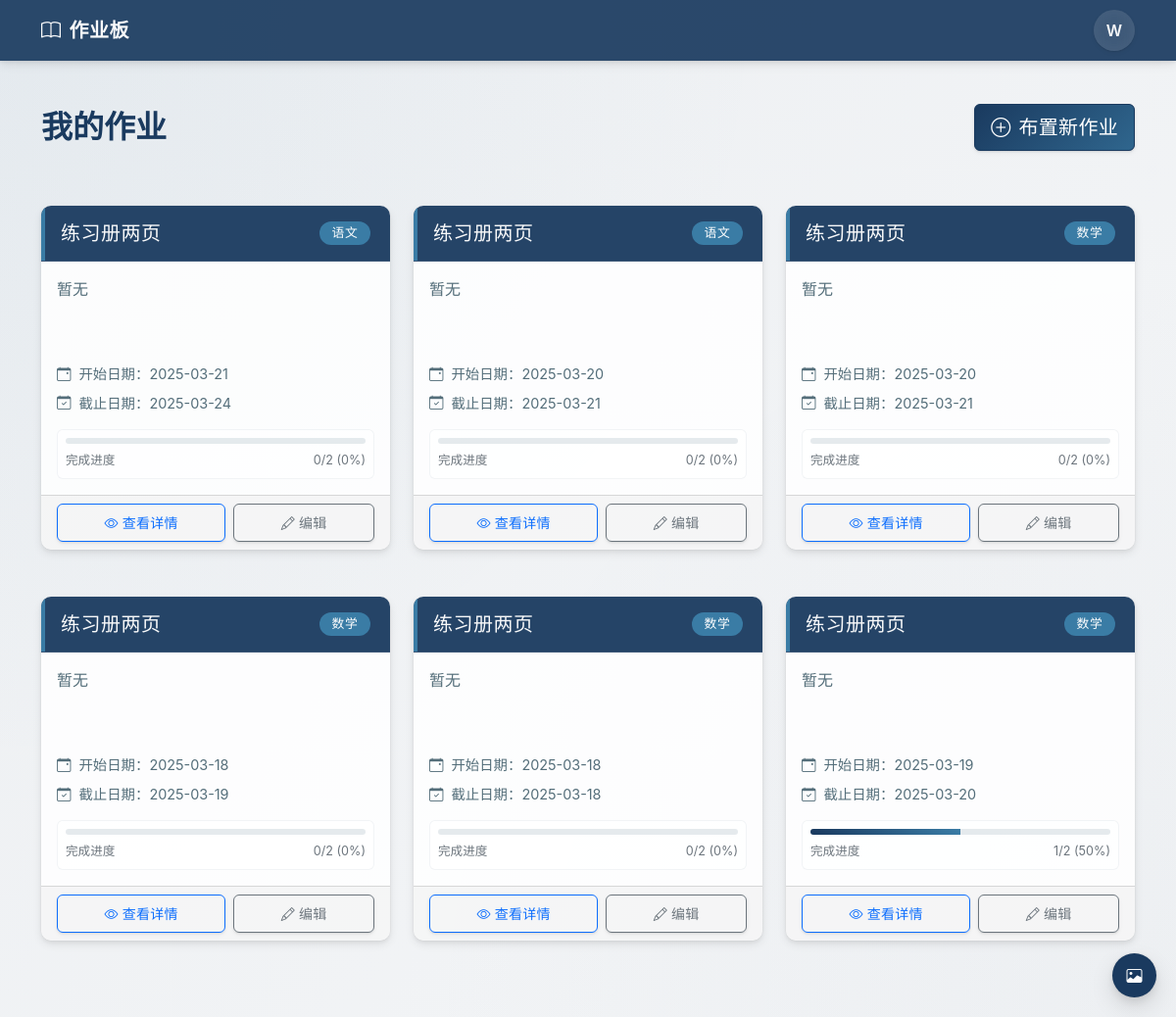
Screenshot of /dashboard/ (signed in) with the database file from the repository.
### board/models.py (models this page shows, shortened)
class User(AbstractUser):
    USER_TYPE_CHOICES = (
        ('admin', '管理员'),
        ('teacher', '老师'),
        ('student', '学生'),
    )
    user_type = models.CharField(max_length=10, choices=USER_TYPE_CHOICES, default='student')
    avatar = models.URLField(blank=True, null=True)
    student_id = models.CharField(max_length=10, blank=True, null=True, verbose_name='学号')
    hidden_subjects = models.ManyToManyField('Subject', blank=True, related_name='hidden_by_users')

class Assignment(models.Model):
    title = models.CharField(max_length=200)
    description = models.TextField()
    teacher = models.ForeignKey(User, on_delete=models.CASCADE, related_name='assignments')
    subject = models.ForeignKey(Subject, on_delete=models.CASCADE)
    start_date = models.DateField()
    end_date = models.DateField()
    created_at = models.DateTimeField(auto_now_add=True)
    class Meta:
        ordering = ['end_date']

class Subject(models.Model):
    name = models.CharField(max_length=20)

### board/views.py (the view)
# urls.py: path("dashboard/", views.dashboard, name="dashboard"),
@login_required
def dashboard(request):
    user = request.user
    if user.user_type == 'admin':
        return admin_dashboard(request)
    elif user.user_type == 'teacher':
        return teacher_dashboard(request)
    elif user.user_type == 'student':
        return student_dashboard(request)
    return redirect('login')

### board/views.py (called while the page is built)
def user_type_required(user_types):
    def decorator(view_func):
        @wraps(view_func)
        def wrapper(request, *args, **kwargs):
            if request.user.is_authenticated and request.user.user_type in user_types:
                return view_func(request, *args, **kwargs)
            return redirect('login')
        return wrapper
    return decorator

@user_type_required(['teacher'])
def teacher_dashboard(request):
    assignments = Assignment.objects.filter(teacher=request.user).order_by('-created_at')
    for assignment in assignments:
        completed_count = CompletionRecord.objects.filter(
            assignment=assignment,
            completed=True
        ).count()
        total_count = CompletionRecord.objects.filter(
            assignment=assignment
        ).count()
        assignment.completed_count = completed_count
        assignment.total_count = total_count
        assignment.completion_percentage = 0 if total_count == 0 else int((completed_count / total_count) * 100)
    return render(request, 'teacher_dashboard.html', {'assignments': assignments})

### templates/teacher_dashboard.html (shortened to what this page needs)
{% extends 'base.html' %}
{% load static %}
{% block extra_css %}
<link href="{% static 'css/teacher_dashboard.css' %}" rel="stylesheet">
{% endblock %}
{% block content %}
<div class="main-container"><div class="container py-4">
<div class="row mb-4">
    <div class="col-12">
        <div class="d-flex justify-content-between align-items-center dashboard-header">
            <h2 class="mb-0 dashboard-title">我的作业</h2>
            <a href="{% url 'create_assignment' %}" class="btn btn-primary btn-lg btn-icon">
                <i class="bi bi-plus-circle me-2"></i> 布置新作业
            </a>
        </div>
    </div>
</div>
{% if assignments %}
<div class="row g-4">
    {% for assignment in assignments %}
    <div class="col-md-6 col-lg-4 mb-4">
        <div class="card assignment-card h-100">
            <div class="card-header d-flex justify-content-between align-items-center">
                <h5 class="mb-0 text-truncate" title="{{ assignment.title }}">{{ assignment.title }}</h5>
                <span class="badge subject-badge">{{ assignment.subject.name }}</span>
            </div>
            <div class="card-body">
                <div class="description-box mb-3">
                    <p class="card-text">{{ assignment.description|truncatechars:100 }}</p>
                </div>
                <div class="assignment-meta">
                    <div class="assignment-date">
                        <i class="bi bi-calendar-event me-2"></i> 开始日期：{{ assignment.start_date|date:"Y-m-d" }}
                    </div>
                    <div class="assignment-date">
                        <i class="bi bi-calendar-check me-2"></i> 截止日期：{{ assignment.end_date|date:"Y-m-d" }}
                    </div>
                    <div class="mt-3">
                        {% if assignment.total_count > 0 %}
                        <div class="completion-wrapper">
                            <div class="progress" style="height: 6px;">
                                <div class="progress-bar" role="progressbar" style="width: {{ assignment.completion_percentage }}%"></div>
                            </div>
                            <div class="d-flex justify-content-between mt-2 text-muted small">
                                <span>完成进度</span>
                                <span>{{ assignment.completed_count }}/{{ assignment.total_count }} ({{ assignment.completion_percentage }}%)</span>
                            </div>
                        </div>
                        {% else %}
                        <div class="no-students-box">
                            <i class="bi bi-people"></i> 暂无学生
                        </div>
                        {% endif %}
                    </div>
                </div>
            </div>
            <div class="card-footer">
                <div class="d-flex assignment-actions">
                    <a href="{% url 'assignment_detail' assignment.id %}" class="btn btn-sm btn-outline-primary flex-grow-1 me-1 btn-icon">
                        <i class="bi bi-eye me-1"></i> 查看详情
                    </a>
                    <a href="{% url 'edit_assignment' assignment.id %}" class="btn btn-sm btn-outline-secondary flex-grow-1 ms-1 btn-icon">
                        <i class="bi bi-pencil me-1"></i> 编辑
                    </a>
                </div>
            </div>
        </div>
    </div>
    {% endfor %}
</div>
{% endif %}
</div></div>
{% endblock %}

### templates/base.html (shortened to what this page needs)
{% load static %}
<!DOCTYPE html>
<html lang="zh-CN">
<head>
    <link href="{% static 'css/bootstrap.min.css' %}" rel="stylesheet">
    <link rel="stylesheet" href="{% static 'icons/bootstrap-icons.min.css' %}">
    <link href="{% static 'css/base.css' %}" rel="stylesheet">
    {% block extra_css %}{% endblock %}
</head>
<body class="no-bg-selected">
    {% if user.is_authenticated %}
    <nav class="navbar navbar-expand-lg">
        <div class="container">
            <a class="navbar-brand" href="{% url 'dashboard' %}">
                <i class="bi bi-book me-2"></i> 作业板
            </a>
            <div class="ms-auto">
                <div class="dropdown">
                    <div class="user-avatar" id="userDropdown" data-bs-toggle="dropdown" aria-expanded="false">
                        {{ user.username|first|upper }}
                    </div>
                </div>
            </div>
        </div>
    </nav>
    {% endif %}
    {% block content %}{% endblock %}
    <div class="bg-selector">
        <button class="bg-selector-btn" id="bgSelectorBtn">
            <i class="bi bi-image"></i>
        </button>
    </div>
</body>
</html>

### static/css/base.css (style rules this page uses)
:root { --primary-color: #1a3a5f; --primary-hover: #254b78; --secondary-color: #f8f9fa; --accent-color: #3a7ca5; --success-color: #2e7d32; --warning-color: #ff9800; --danger-color: #c62828; --bg-color: #f8f9fa; --card-bg: rgba(255, 255, 255, 0.85); --card-bg-hover: rgba(255, 255, 255, 0.95); --text-primary: #2c3e50; --text-secondary: #546e7a; --text-light: #f8f9fa; --text-muted: #90a4ae; --glass-blur: 12px; --glass-opacity: 0.2; --transition-speed: 0.3s; --shadow-sm: 0 2px 5px rgba(0, 0, 0, 0.05), 0 1px 2px rgba(0, 0, 0, 0.1); --shadow-md: 0 4px 10px rgba(0, 0, 0, 0.08), 0 2px 5px rgba(0, 0, 0, 0.06), 0 0 1px rgba(0, 0, 0, 0.2); --shadow-lg: 0 10px 25px rgba(0, 0, 0, 0.12), 0 5px 10px rgba(0, 0, 0, 0.08), 0 0 2px rgba(0, 0, 0, 0.15); --shadow-inset: inset 0 1px 3px rgba(0, 0, 0, 0.1); --radius-sm: 6px; --radius-md: 10px; --radius-lg: 20px; --radius-xl: 30px; }
body { background-color: var(--bg-color); font-family: 'Noto Sans SC', -apple-system, BlinkMacSystemFont, 'Segoe UI', Roboto, sans-serif; color: var(--text-primary); min-height: 100vh; position: relative; background-attachment: fixed; background-size: cover; background-position: center; background-repeat: no-repeat; transition: background-image var(--transition-speed) ease; }
body.no-bg-selected { background-image: linear-gradient(135deg, rgba(26, 58, 95, 0.05) 0%, rgba(26, 58, 95, 0.02) 100%), radial-gradient(circle at left top, rgba(58, 124, 165, 0.05) 0%, transparent 50%), radial-gradient(circle at right bottom, rgba(26, 58, 95, 0.03) 0%, transparent 50%); }
.main-container { min-height: calc(100vh - 120px); padding-top: 20px; padding-bottom: 30px; position: relative; z-index: 2; }
.navbar { background-color: rgba(26, 58, 95, 0.92); backdrop-filter: blur(var(--glass-blur)); -webkit-backdrop-filter: blur(var(--glass-blur)); box-shadow: var(--shadow-md); position: sticky; top: 0; z-index: 1000; transition: all var(--transition-speed) ease; padding: 10px 0; }
.navbar-brand, .navbar-nav .nav-link { color: var(--text-light); transition: all var(--transition-speed) ease; }
.navbar-brand { font-weight: 700; letter-spacing: 0.5px; position: relative; display: flex; align-items: center; }
.navbar-brand:before { content: ''; position: absolute; bottom: -3px; left: 0; width: 0; height: 2px; background-color: var(--text-light); transition: width var(--transition-speed) ease; }
.card { background-color: var(--card-bg); backdrop-filter: blur(var(--glass-blur)); -webkit-backdrop-filter: blur(var(--glass-blur)); border: none; border-radius: var(--radius-md); box-shadow: var(--shadow-md); transition: all var(--transition-speed) ease; overflow: hidden; }
.card-header { background-color: rgba(26, 58, 95, 0.95); color: var(--text-light); border-bottom: none; padding: 1rem 1.25rem; font-weight: 500; letter-spacing: 0.5px; border-bottom: 1px solid rgba(255, 255, 255, 0.1); position: relative; overflow: hidden; }
.card-header:before { content: ''; position: absolute; top: 0; left: 0; width: 4px; height: 100%; background-color: var(--accent-color); }
.btn { transition: all var(--transition-speed) ease; border-radius: var(--radius-sm); font-weight: 500; letter-spacing: 0.3px; box-shadow: var(--shadow-sm); padding: 8px 16px; text-transform: capitalize; position: relative; overflow: hidden; }
.btn-primary { background-color: var(--primary-color); border-color: var(--primary-color); background-image: linear-gradient(135deg, var(--primary-color) 0%, var(--accent-color) 150%); }
.btn::after { content: ''; position: absolute; top: 50%; left: 50%; width: 5px; height: 5px; background: rgba(255, 255, 255, 0.5); opacity: 0; border-radius: 100%; transform: scale(1, 1) translate(-50%); transform-origin: 50% 50%; }
.user-avatar { width: 42px; height: 42px; border-radius: 50%; background-color: rgba(255, 255, 255, 0.15); backdrop-filter: blur(var(--glass-blur)); display: flex; align-items: center; justify-content: center; color: var(--text-light); font-weight: 600; cursor: pointer; box-shadow: var(--shadow-sm); transition: all var(--transition-speed) ease; }
.bg-selector { position: fixed; bottom: 20px; right: 20px; z-index: 999; }
.bg-selector-btn { width: 45px; height: 45px; border-radius: 50%; background-color: var(--primary-color); color: white; display: flex; align-items: center; justify-content: center; box-shadow: var(--shadow-lg); cursor: pointer; transition: all var(--transition-speed) ease; border: none; }

### rows the page displays
User: username|first "W"
Assignment: title "练习册两页", subject.name "语文", description "暂无", start_date "2025-03-21", end_date "2025-03-24", completed_count "0", total_count "2", completion_percentage "0"
Assignment: title "练习册两页", subject.name "语文", description "暂无", start_date "2025-03-20", end_date "2025-03-21", completed_count "0", total_count "2", completion_percentage "0"
Assignment: title "练习册两页", subject.name "数学", description "暂无", start_date "2025-03-20", end_date "2025-03-21", completed_count "0", total_count "2", completion_percentage "0"
Assignment: title "练习册两页", subject.name "数学", description "暂无", start_date "2025-03-18", end_date "2025-03-19", completed_count "0", total_count "2", completion_percentage "0"
Assignment: title "练习册两页", subject.name "数学", description "暂无", start_date "2025-03-18", end_date "2025-03-18", completed_count "0", total_count "2", completion_percentage "0"
Assignment: title "练习册两页", subject.name "数学", description "暂无", start_date "2025-03-19", end_date "2025-03-20", completed_count "1", total_count "2", completion_percentage "50"
